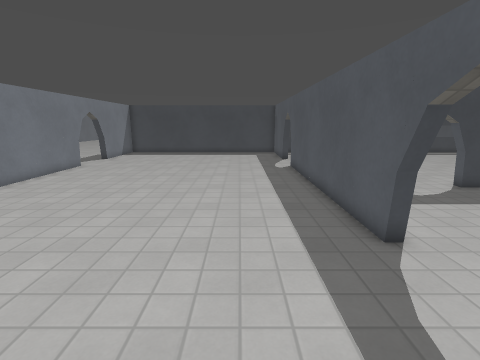
[1] (above)

21 first-person views from a walk through a Godot game level. The camera is 1.5 m above the floor, tilts 12° down and sees 85° across. The floor is counted in squares, 0.5 m on a side. Each view is taken from the middle of a square. On the plan, view 1 faces up. The plan holds only what a view shows up to about 19 squares ahead; the rest is blank. The place goes on beyond the plan. Surface patterns are stand-ins for the level's own textures.

[2]
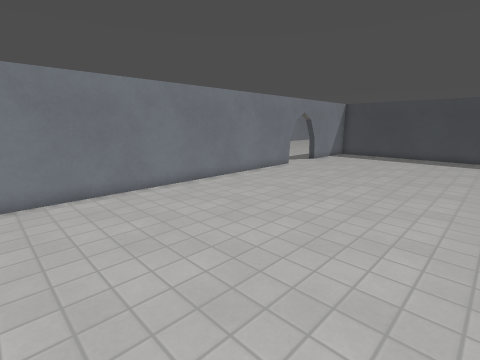

[3]
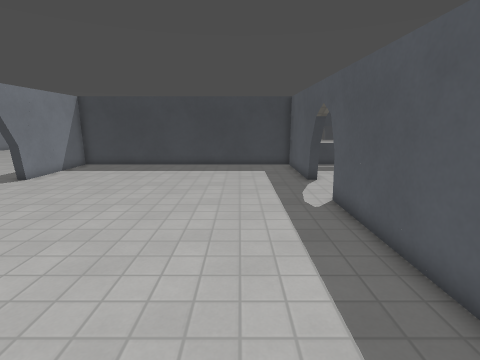

[4]
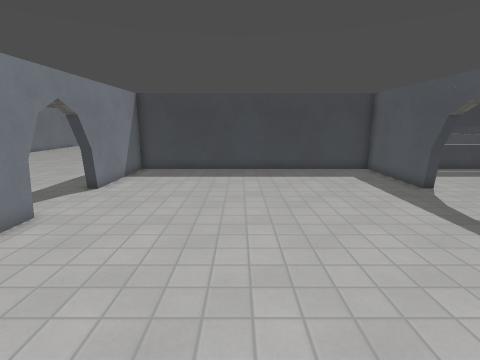

[5]
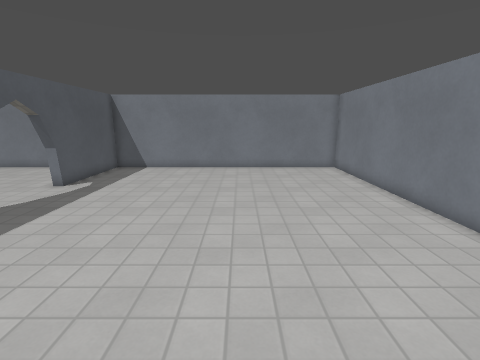

[6]
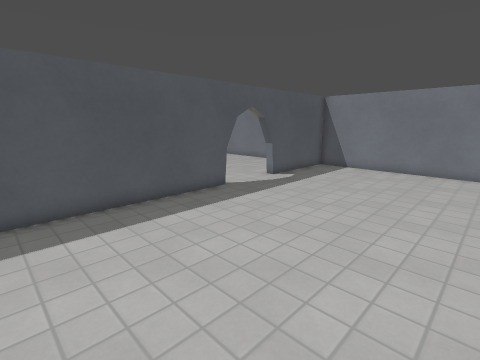

[7]
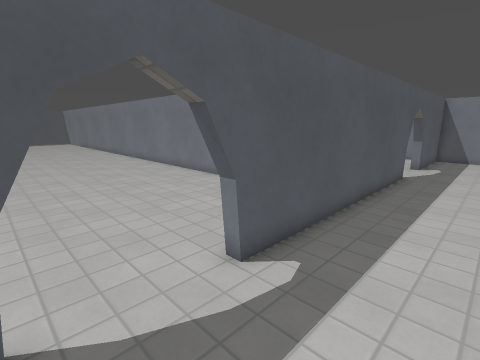

[8]
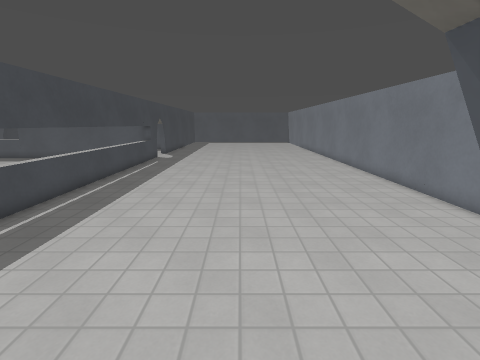

[9]
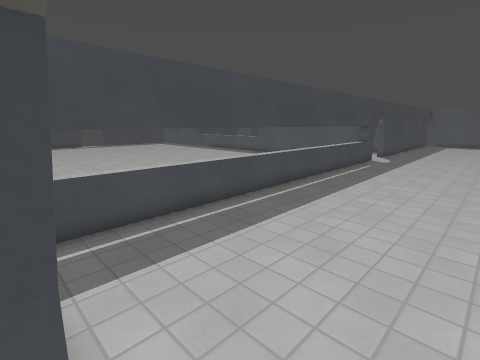

[10]
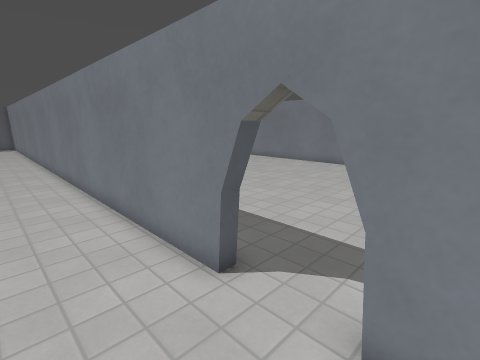

[11]
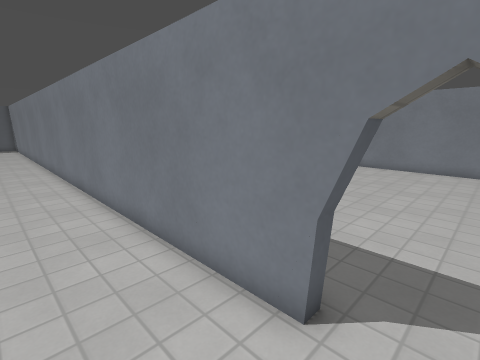

[12]
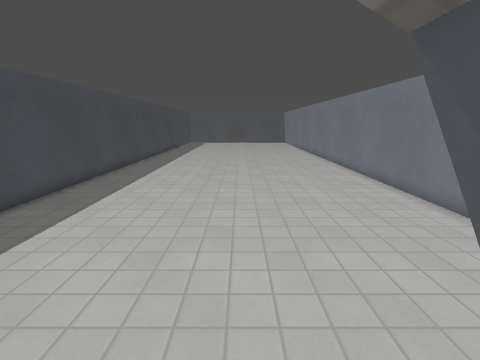

[13]
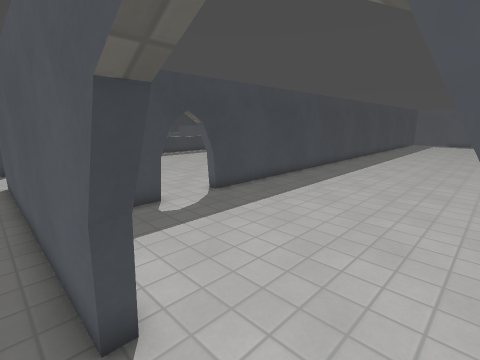

[14]
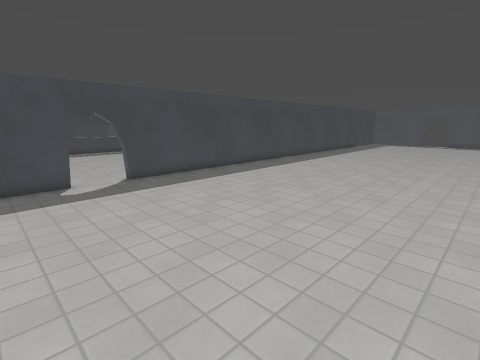

[15]
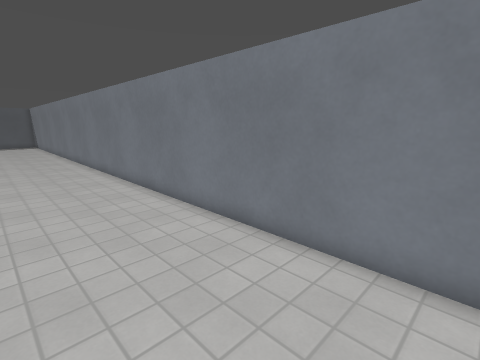

[16]
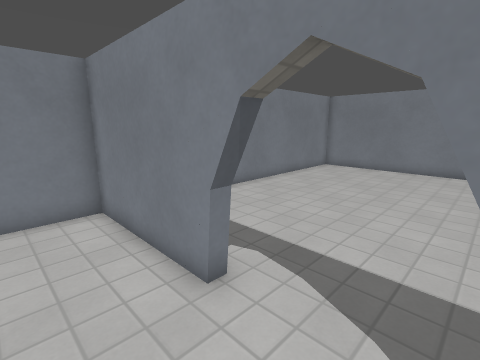

[17]
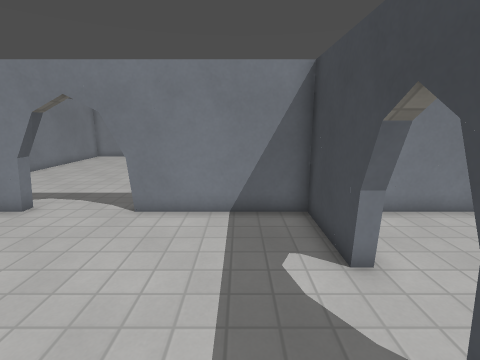

[18]
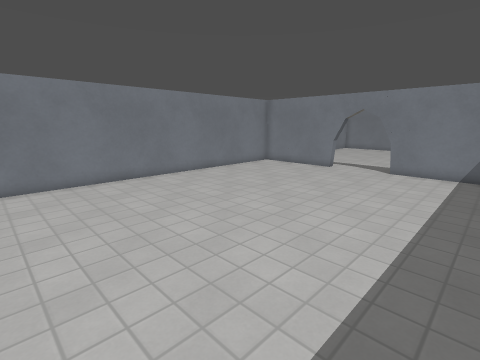

[19]
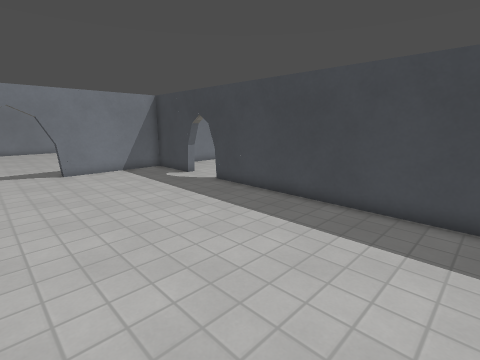

[20]
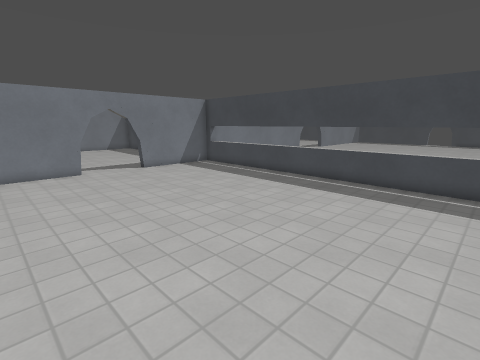

[21]
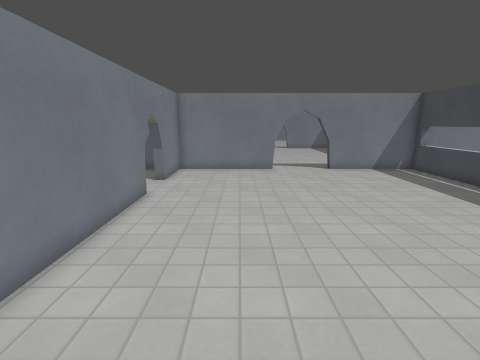

### Floor plan
Points are (right, up) in squares from view 1. A wall is a line through its corners. A room is listed if a view was taken in it or the views show most of it. See-through windows are left out.
Room 1 (views 1, 2, 3, 4, 5, 6, 7, 8, 9, 12, 13)
walls: (3.6, 19.3) (4.2, 19.3); (3.7, 19.8) (4.2, 19.8); (3.7, 20) (4.2, 20); (-11.8, 20) (-11.8, -3.5) (3.7, -3.5) (3.7, 2.7) (4.2, 2.7); (4.4, 6.3) (3.8, 6.3); (4.4, 5.9) (3.8, 5.9); (4.4, 5.8) (3.8, 5.8); (4.2, 5.5) (3.7, 5.5) (3.7, 19.6) (4.2, 19.6); (-11.8, 22.3) (-12.2, 22.3); (4.2, 22.3) (3.7, 22.3); (3.7, 3.2) (4.2, 3.2); (-11.8, 22.8) (-12.2, 22.8); (4.2, 22.5) (3.7, 22.5) (3.7, 28.8) (-11.8, 28.8) (-11.8, 22.5) (-12.2, 22.5); (3.7, 3) (4.2, 3); (4.4, 22.8) (3.8, 22.8); (4.4, 23) (3.8, 23)
low walls: (3.6, 2.5) (4.2, 2.5)
ways out: opening at (4, 21.5) to room 2; opening at (4, 4.5) to room 3
Room 2 (views 10, 11, 20, 21)
walls: (9.5, 12.9) (22.5, 12.9); (4.2, 19.6) (4.2, 12.9) (9.1, 12.9); (22.5, 28.8) (4.2, 28.8) (4.2, 22.5)
ways out: opening at (4, 21.5) to room 1
Room 3 (views 14, 15, 16, 17, 18, 19)
walls: (9.1, 12.4) (4.2, 12.4) (4.2, 5.5); (4.2, 2.7) (4.2, -3.5) (22.5, -3.5); (22.5, 12.4) (9.5, 12.4)
ways out: opening at (4, 4.5) to room 1

Positions as (right, up) in squares from view 1, and headings:
1: (0, 0), facing up
2: (0, 2), facing up-left
3: (0, 9), facing up
4: (-5, 11), facing up
5: (-5, 15), facing down
6: (-6, 15), facing down-right
7: (0, 23), facing down-right
8: (3, 21), facing right
9: (4, 21), facing up-right
10: (7, 16), facing down-right
11: (9, 16), facing down-right
12: (3, 4), facing right
13: (3, 3), facing up-right
14: (5, -2), facing up-right
15: (5, 2), facing down-right
16: (7, 6), facing down-left
17: (13, 10), facing left
18: (22, 11), facing down-left
19: (22, 3), facing up-left
20: (22, 15), facing up-left
21: (22, 17), facing left
